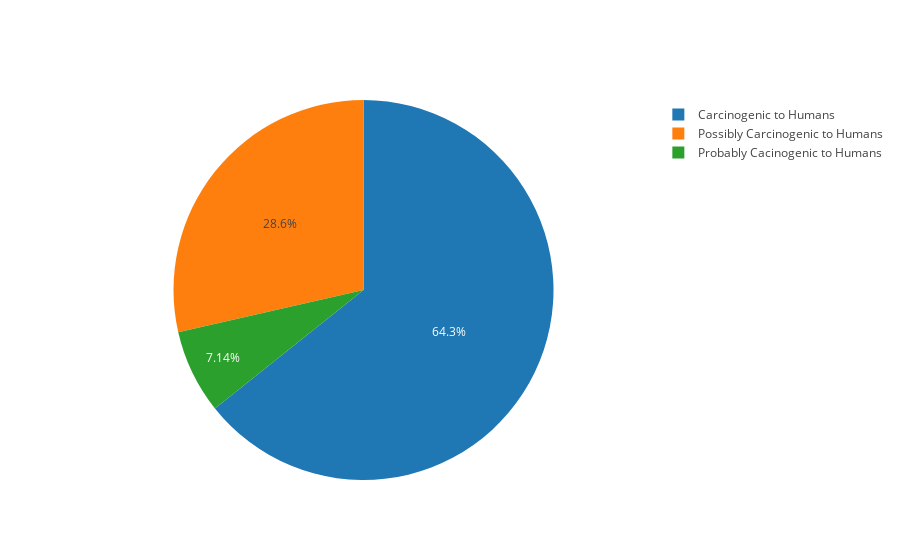

Notebook code cell kept with this figure:
### Markdown cell above
<h1><a name="smoking" style="text-decoration: none; color: black;">One Thing Leads to Another</a></h1> <br>
Because alcohol induces sleepiness, many drinkers end up craving nicotine to counteract it, a chemical present in tobacco and cirgarettes that stimulates our adrenal glands, which produce adrenaline<sub>[6]</sub>. This stimulating factor is what makes nicotine so addictive. 

<img src="CALMImages/lung_cancer.jpg" style="width:300px; float:right; padding-left: 10px"> The negative impact of smoking can go even further, because second-hand smoke - smoke one inhales from being around a smoker - is also carcinogenic, meaning exposure increases the risk of developing cancer.

Run the code and examine the pie chart below based on data from the World Health Organization<sub>[7]</sub>. Note how the chemicals found in tobacco smoke are either definitely or have a strong possibility of being carcinogenic.

### Code cell
# If you're interested in how this graph was made, check out cancer.py in the src folder!
# Don't worry if you accidently make any changes to the code!
# Just re-download the notebook from the server and you'll get the original copy back.
import src.cancer as ca
ca.graph()

### Figure 1 — Plotly figure (JSON) as saved in the notebook; plotly's stock layout.template omitted (floating-point values rounded to 4 significant figures)
{"data": [{"labels": ["Carcinogenic to Humans", "Probably Cacinogenic to Humans", "Possibly Carcinogenic to Humans"], "type": "pie", "uid": "85ac5148-9b2c-11e8-906a-28cfe9142f7f", "values": [9, 1, 4]}], "layout": {}}
